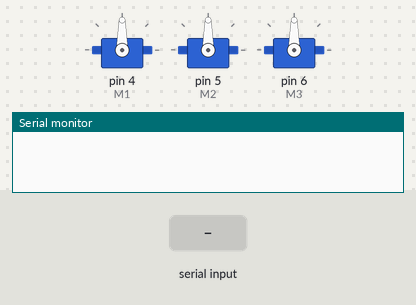
Bench run of a sketch on a simulated Arduino Uno, built with avr-gcc and run on an emulated ATmega328P. Parts: 3 × servo, the last lines printed to the serial monitor. The test bench sets the inputs (shaded band).

Above: at 1.2 s.
1.3 s: "A" received over Serial
At 1.7 s:
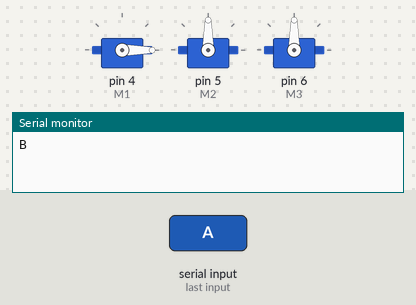
At 2.1 s:
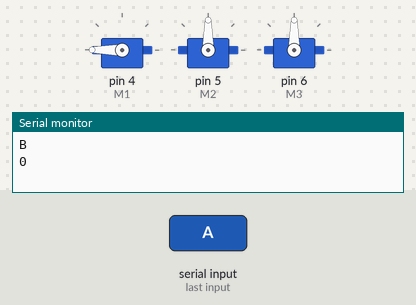
4.3 s: "A" received over Serial
At 9.1 s:
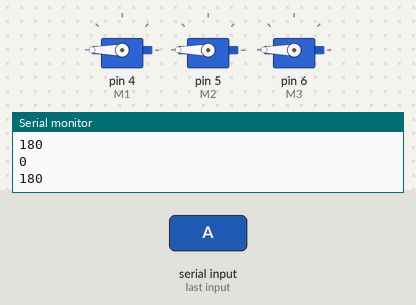
Timing chart, 0 to 10.6 s (numbered marks = the images above; inputs shaded):
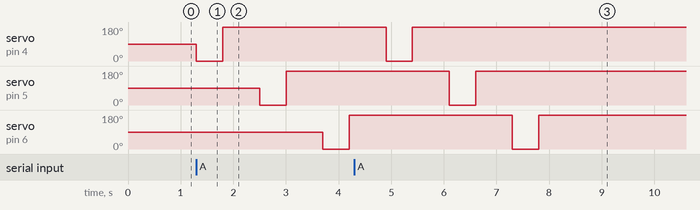

Measured:
- after the input at 1.3 s, servo on pin 4 (M1): 90° → 0° at once, → 180° 0.50 s later; servo on pin 5 (M2): 90° → 0° after 1.2 s, → 180° 0.50 s later; servo on pin 6 (M3): 90° → 0° after 2.4 s, → 180° 0.50 s later
- after the input at 4.3 s, servo on pin 4 (M1): 180° → 0° after 0.60 s, → 180° 0.50 s later; servo on pin 5 (M2): 180° → 0° after 1.8 s, → 180° 0.50 s later; servo on pin 6 (M3): 180° → 0° after 3.0 s, → 180° 0.50 s later

The sketch:

Receiver2.ino
```cpp
/* This example Arduino Sketch controls the complete rotation of
 *  SG995 Servo motor by using its PWM and Pulse width modulation technique
 */

#include <Servo.h> // include servo library to use its related functions
#define M1 4 // A descriptive name for D6 pin of Arduino to provide PWM signal
#define M2 5
#define M3 6
void Motor1();
void Motor2();
void Motor3();

char b;

Servo Servo1;  // Define an instance of of Servo with the name of "MG995_Servo"
Servo Servo2;
Servo Servo3;

void setup()
{
  Serial.begin(9600); // Initialize UART with 9600 Baud rate
  Servo1.attach(M1);  // Connect D6 of Arduino with PWM signal pin of servo motor
  Servo2.attach(M2);
  Servo3.attach(M3);
}

void loop()
{
  if(Serial.available()>0)
  {
    b = Serial.read();
    //Serial.println(b);
  }


  if(b=='A')
  {
    Serial.println("B");

      Motor1();
      delay(200);
    Motor2();
    delay(200);
    Motor3();
    delay(200);

    b='C';
  }

}

void Motor1()
{
  Servo1.write(0); //Turn clockwise at high speed
  delay(500);
  Serial.println("0");//Turn left high speed
  Servo1.write(180);
  delay(500);
  Serial.println("180");
}

void Motor2()
{
  Servo2.write(0); //Turn clockwise at high speed
  delay(500);
  Serial.println("0");//Turn left high speed
  Servo2.write(180);
  delay(500);
  Serial.println("180");
}

void Motor3()
{
  Servo3.write(0); //Turn clockwise at high speed
  delay(500);
  Serial.println("0");//Turn left high speed
  Servo3.write(180);
  delay(500);
  Serial.println("180");
}
```
